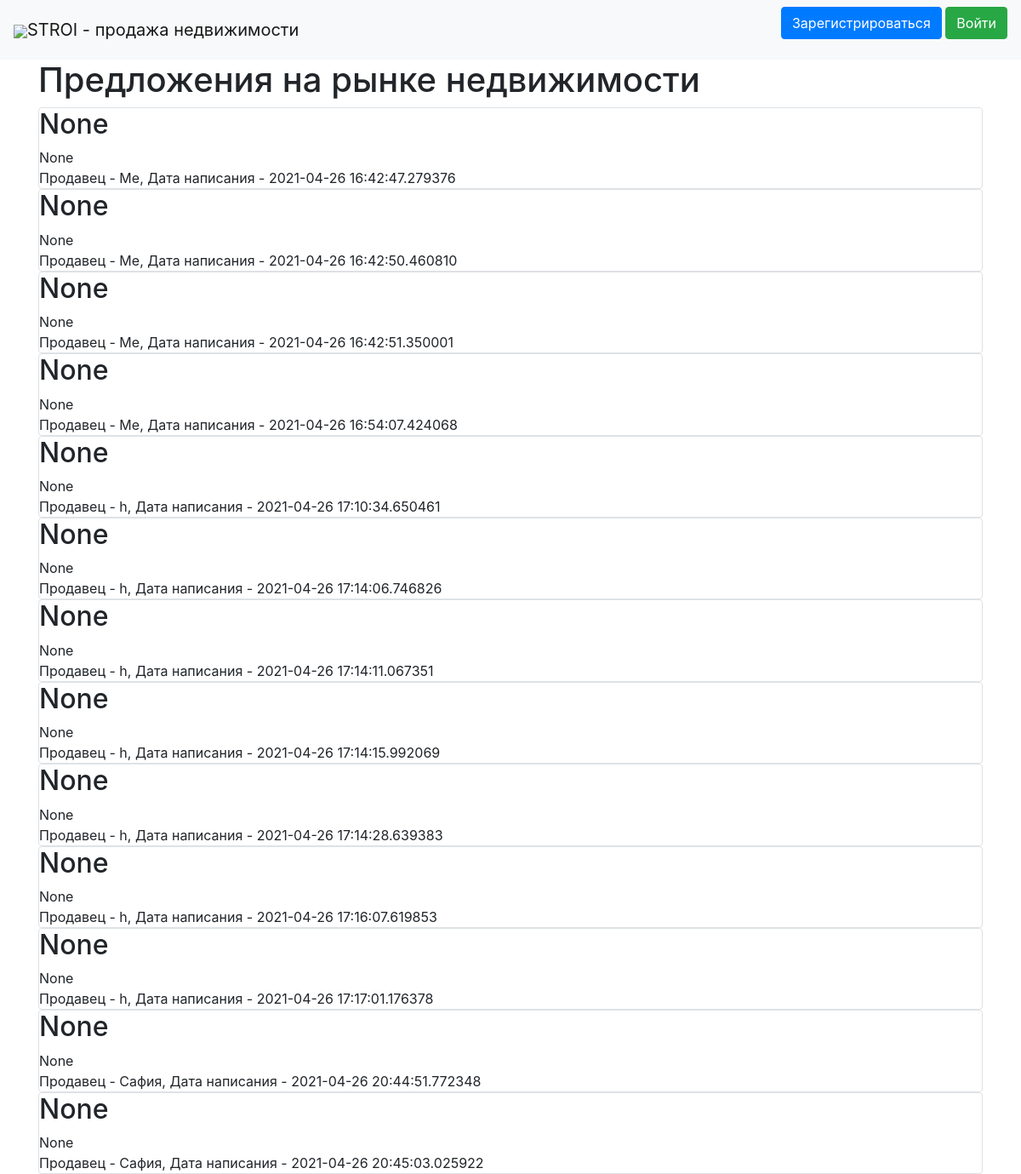
The page / on the database its author committed.
### data/news.py (models this page shows)
class News(SqlAlchemyBase):
    __tablename__ = 'news'
    id = sqlalchemy.Column(sqlalchemy.Integer, primary_key=True, autoincrement=True)
    title = sqlalchemy.Column(sqlalchemy.String, nullable=True)
    content = sqlalchemy.Column(sqlalchemy.String, nullable=True)
    created_date = sqlalchemy.Column(sqlalchemy.DateTime, default=datetime.datetime.now)
    is_private = sqlalchemy.Column(sqlalchemy.Boolean, default=True)
    city=sqlalchemy.Column(sqlalchemy.String, nullable=True)
    price = sqlalchemy.Column(sqlalchemy.Integer, nullable=True)
    type=sqlalchemy.Column(sqlalchemy.String,nullable=True)
    room = sqlalchemy.Column(sqlalchemy.String, nullable=True)
    user_id = sqlalchemy.Column(sqlalchemy.Integer, sqlalchemy.ForeignKey("users.id"))
    user = orm.relation('User')
    categories = orm.relation("Category", secondary="association", backref="news")

### data/users.py (models this page shows, shortened)
class User(SqlAlchemyBase, UserMixin):
    __tablename__ = 'users'
    id = sqlalchemy.Column(sqlalchemy.Integer, primary_key=True, autoincrement=True)
    name = sqlalchemy.Column(sqlalchemy.String, nullable=True)
    about = sqlalchemy.Column(sqlalchemy.String, nullable=True)
    email = sqlalchemy.Column(sqlalchemy.String, index=True, unique=True, nullable=True)
    hashed_password = sqlalchemy.Column(sqlalchemy.String, nullable=True)
    created_date = sqlalchemy.Column(sqlalchemy.DateTime, default=datetime.datetime.now)
    is_private = sqlalchemy.Column(sqlalchemy.Boolean, default=True)
    news = orm.relation("News", back_populates='user')

### main.py (the view)
@app.route("/")
def index():
    db_sess = db_session.create_session()
    if current_user.is_authenticated:
        news = db_sess.query(News).filter((News.user == current_user) | (News.is_private != True))
    else:
        news = db_sess.query(News).filter(News.is_private != True)
    return render_template("index.html", news=news)

### data/db_session.py (called while the page is built)
def create_session() -> Session:
    global __factory
    return __factory()

### templates/index.html (shortened to what this page needs)
{% extends "base.html" %}
{% block content %}
    <h1>Предложения на рынке недвижимости</h1>
    {% for item in news %}
        <div class="col-md6 border rounded">
            <h2>{{ item.title }}</h2>
            <div>
                {{ item.content }}
            </div>
            <div>
                Продавец - {{ item.user.name }}, Дата написания - {{ item.created_date }}
            </div>
        </div>
    {% endfor %}
{% endblock %}

### templates/base.html (shortened to what this page needs)
<!doctype html>
<html lang="en">
<head>
    <link rel="stylesheet"
          href="https://stackpath.bootstrapcdn.com/bootstrap/4.4.1/css/bootstrap.min.css"
>
</head>
<body>
<header>
    <nav class="navbar navbar-light bg-light">
        <a class="navbar-brand" href="#"><img src ="1.jpg"/>STROI - продажа недвижимости</a>
        {% if current_user.is_authenticated %}
            <a class="navbar-brand" href="/logout">{{ current_user.name }}</a>
        {% else %}
            <p>
                <a class="btn btn-primary " href="/register">Зарегистрироваться</a>
                <a class="btn btn-success" href="/login">Войти</a>
            </p>
        {% endif %}
    </nav>
</header>
<main role="main" class="container">
    {% block content %}{% endblock %}
</main>
</body>
</html>

### rows shown on the page
News: title "None", content "None", user.name "Me", created_date "2021-04-26 16:42:47.279376"
News: title "None", content "None", user.name "Me", created_date "2021-04-26 16:42:50.460810"
News: title "None", content "None", user.name "Me", created_date "2021-04-26 16:42:51.350001"
News: title "None", content "None", user.name "Me", created_date "2021-04-26 16:54:07.424068"
News: title "None", content "None", user.name "h", created_date "2021-04-26 17:10:34.650461"
News: title "None", content "None", user.name "h", created_date "2021-04-26 17:14:06.746826"
News: title "None", content "None", user.name "h", created_date "2021-04-26 17:14:11.067351"
News: title "None", content "None", user.name "h", created_date "2021-04-26 17:14:15.992069"
News: title "None", content "None", user.name "h", created_date "2021-04-26 17:14:28.639383"
News: title "None", content "None", user.name "h", created_date "2021-04-26 17:16:07.619853"
News: title "None", content "None", user.name "h", created_date "2021-04-26 17:17:01.176378"
News: title "None", content "None", user.name "Сафия", created_date "2021-04-26 20:44:51.772348"
News: title "None", content "None", user.name "Сафия", created_date "2021-04-26 20:45:03.025922"
